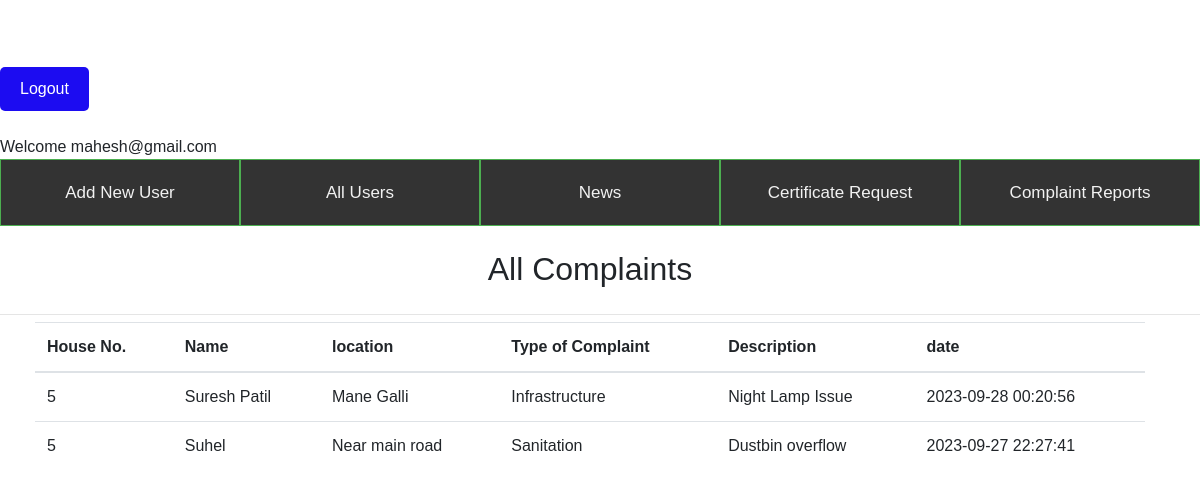
The app's page /complaintad.php (signed in) with its own data.
### tables this page shows
CREATE TABLE `complaint` (
  `sno` int(10) NOT NULL,
  `house_no` int(100) NOT NULL,
  `name` varchar(30) NOT NULL,
  `location` varchar(20) NOT NULL,
  `type` varchar(150) NOT NULL,
  `descr` varchar(200) NOT NULL,
  `date` datetime NOT NULL
);

### complaintad.php (the view, shortened to what this page needs)
<?php
   include('connection.php');
?>
 <!DOCTYPE html>
 <html lang="en">
 <head>
    <link rel="stylesheet" href="https://stackpath.bootstrapcdn.com/bootstrap/4.4.1/css/bootstrap.min.css"
>
  <link rel="stylesheet" href="//cdn.datatables.net/1.13.4/css/jquery.dataTables.min.css">
    <link rel="stylesheet" href="css/admin.css">
 </head>
 <body>
 <div class="glow">ADMIN PANEL</div>
 <div class="log"><a href="adlogout.php" ><button class="logout-button">Logout</button></a>
 <br><br>
 <?php
 echo "Welcome ".$_SESSION['username1'];
 ?>
 <div class="menu" align="center">
 <a href="adduser.php">Add New User</a>
        <a href="alluser.php">All Users</a>
        <a href="newsad.php">News</a>
        <a href="report.php">Certificate Request</a>
        <a href="complaintad.php">Complaint Reports</a>
  </div>
  <div class="container my-4">
    <center><b><h2>All Complaints</h2></b></center>
  </div>
<br><br><br>
  <div class="container my-4" >
    <table class="table" id="myTable">
      <thead>
        <tr>
          <th scope="col">House No.</th>
          <th scope="col">Name</th>
          <th scope="col">location</th>
          <th scope="col">Type of Complaint</th>
          <th scope="col">Description</th>
          <th scope="col">date</th>
        </tr>
</thead>
      <tbody>
        <?php
          $sql = "SELECT * FROM `complaint` ORDER BY sno DESC";
          $result = mysqli_query($conn, $sql);
          while($row = mysqli_fetch_assoc($result)){
            echo "<tr>
            <td>".$row['house_no']. "</td>
            <td>".$row['name']. "</td>
            <td>".$row['location']. "</td>
            <td>".$row['type']. "</td>
            <td>".$row['descr']. "</td>
            <td>".$row['date']. "</td>
          </tr>";
        }
          ?>
      </tbody>
    </table>
  </div>
  <hr>
 </body>
 </html>

### css/admin.css (style rules this page uses)
body { font-family: Arial, Helvetica, sans-serif; background-image: url("Best-Affordable-Moon-Phase-Watches.jpg"); background-size: cover; }
* { box-sizing: border-box; }
.container { position: absolute; margin: 20px; width: 100%; }
.menu { overflow: hidden; background-color: #333; width: 100%; padding: auto; }
.menu a { float: left; color: #f2f2f2; text-align: center; padding: 14px 16px; text-decoration: none; font-size: 17px; width: 20%; padding: 20px; border: 1px solid #4CAF50; }
.glow { text-align :center; shape-outside: 30px; font-size: 50px; color: white; text-align: center; -webkit-animation: glow 1s ease-in-out infinite alternate; -moz-animation: glow 1s ease-in-out infinite alternate; animation: glow 1s ease-in-out infinite alternate; line-height: 50pt; }

### complaintad.php (style rules this page uses)
.logout-button { padding: 10px 20px; background-color: #1c0cf1; color: white; border: none; border-radius: 5px; cursor: pointer; }
#myTable { margin: 15 auto; }

### records on screen
complaint: house_no "5", name "Suresh Patil", location "Mane Galli", type "Infrastructure", descr "Night Lamp Issue", date "2023-09-28 00:20:56"
complaint: house_no "5", name "Suhel", location "Near main road", type "Sanitation", descr "Dustbin overflow", date "2023-09-27 22:27:41"

### other values on screen
$_SESSION['username1'] "mahesh@gmail.com"
